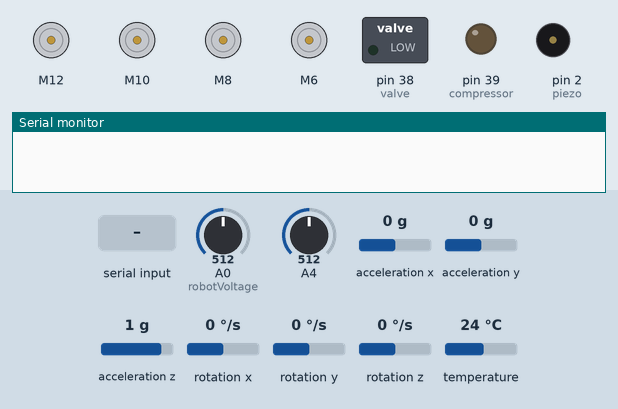
The sketch below on a simulated Arduino Mega 2560, built with avr-gcc and run on an emulated ATmega2560. Shown: 4 × DC motor (green arrow = forward, orange = backward, longer = faster), switched loads named in the sketch (green lamp = pin HIGH), output pins drawn as LEDs (lit = HIGH), buzzer (waves = sounding, pin HIGH), the last lines printed to the serial monitor. The test bench sets the inputs (shaded band); at power-on: A0 (robotVoltage) = 512, A4 = 512, acceleration x 0 g, acceleration y 0 g, acceleration z 1 g, rotation x 0 °/s, rotation y 0 °/s, rotation z 0 °/s, temperature 24 °C.

Above: at 1.6 s.
1.7 s: "1\n" received over Serial
At 2.3 s:
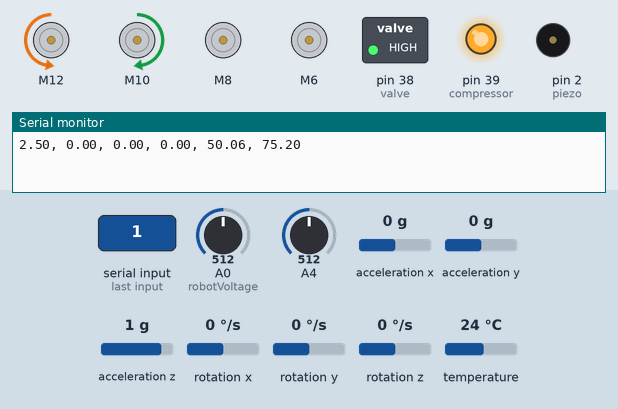
3.2 s: "200\n" received over Serial
Timing chart, 0 to 6.2 s (numbered marks = the images above; inputs shaded):
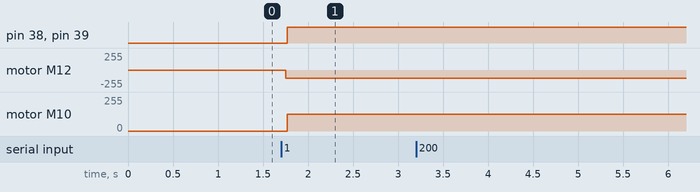

The sketch:

Mono-CHR-code.ino
```cpp
// Cornhole Robot Arduino Software (1.0.0)
// Includes
// Definitions
// Functions
// Setup
// Loop

// Includes
#include <Wire.h>

// Download Libary in the ArduinoLibs Folder
#include <RobojaxBTS7960.h>

// Download the jarzebski MPU6050 library on github
#include <MPU6050.h>

// Download DallasTempature
#include <OneWire.h>
#include <DallasTemperature.h>

// Leds
#include <Adafruit_NeoPixel.h>

// Definitions

// Start Motor Definitions (See ADR Wire Pinout Table for Confimatation)
// Front Left (Motor 1)
#define FL_RPWM 12 // define pin 3 for RPWM pin (output)
#define FL_R_EN 23 // define pin 2 for R_EN pin (input)
#define FL_R_IS 22 // define pin 5 for R_IS pin (output)
#define FL_LPWM 11 // define pin 6 for LPWM pin (output)
#define FL_L_EN 25 // define pin 7 for L_EN pin (input)
#define FL_L_IS 24 // define pin 8 for L_IS pin (output)

// Front Right (Motor 2)
#define FR_RPWM 10 // define pin 3 for RPWM pin (output)
#define FR_R_EN 27 // define pin 2 for R_EN pin (input)
#define FR_R_IS 26 // define pin 5 for R_IS pin (output)
#define FR_LPWM 9 // define pin 6 for LPWM pin (output)
#define FR_L_EN 29 // define pin 7 for L_EN pin (input)
#define FR_L_IS 28 // define pin 8 for L_IS pin (output)

// Back Left (Motor 3)
#define BL_RPWM 8 // define pin 3 for RPWM pin (output)
#define BL_R_EN 31 // define pin 2 for R_EN pin (input)
#define BL_R_IS 30 // define pin 5 for R_IS pin (output)
#define BL_LPWM 7 // define pin 6 for LPWM pin (output)
#define BL_L_EN 33 // define pin 7 for L_EN pin (input)
#define BL_L_IS 32 // define pin 8 for L_IS pin (output)

// Back Right (Motor 4)
#define BR_RPWM 6 // define pin 3 for RPWM pin (output)
#define BR_R_EN 35 // define pin 2 for R_EN pin (input)
#define BR_R_IS 34 // define pin 5 for R_IS pin (output)
#define BR_LPWM 5 // define pin 6 for LPWM pin (output)
#define BR_L_EN 37 // define pin 7 for L_EN pin (input)
#define BR_L_IS 36 // define pin 8 for L_IS pin (output)

// Providing variables for clockwise and couter-clockwise
#define CW 1
#define CCW 0

// If you want to debug
#define debug 1
#define noDebug 0

// Analog Sensor Pins
#define robotVoltage A0
#define robotPSI 52
#define robotTemp 4

// Digital Pins
#define piezo 2
#define linAct 3
#define valve 38
#define compressor 39

// Leds
#define led 51
#define ledCount 7

// Sensor Values
float roboVolt, roboPsi, roboTemp = 0;

// Tempature Constants
const int pressureInput = A0; //select the analog input pin for the pressure transducer
const int pressureZero = 102.4; //analog reading of pressure transducer at 0psi
const int pressureMax = 921.6; //analog reading of pressure transducer at 100psi
const int pressuretransducermaxPSI = 100; //psi value of transducer being used
const int sensorreadDelay = 250; //constant integer to set the sensor read delay in milliseconds

// Timers
// unsigned long timer = 0;
float timeStep = 0.01;

// Pitch, Roll and Yaw values
float pitch, roll, yaw = 0;

// Controller Variables
int signalType, analogLeft, analogRight, armUp, armDown, playerFireReady, adminFireReady, targetPSI;
double motorSensitivity = 0.01;
//Seq Variables
int moveType, moveTime, compressorRelay, valveRelay;


// R_EN, R_PWM, R_IS, L_EN, L_PWM, L_IS, dubug?
RobojaxBTS7960 flM1(FL_R_EN, FL_RPWM, FL_R_IS, FL_L_EN, FL_LPWM, FL_L_IS, noDebug);//define motor 1 object
RobojaxBTS7960 frM2(FR_R_EN, FR_RPWM, FR_R_IS, FR_L_EN, FR_LPWM, FR_L_IS, noDebug);//define motor 2 object
RobojaxBTS7960 blM3(BL_R_EN, BL_RPWM, BL_R_IS, BL_L_EN, BL_LPWM, BL_L_IS, noDebug);//define motor 3 object
RobojaxBTS7960 brM4(BR_R_EN, BR_RPWM, BR_R_IS, BR_L_EN, BR_LPWM, BR_L_IS, noDebug);//define motor 4 object

MPU6050 mpu;

OneWire oneWire(robotTemp);
DallasTemperature sensors(&oneWire);

// Motor Function takes an intervalue on a given axis an
void motorFunction(int inputL, int inputR){
  int inputIntL = inputL;
  int inputIntR = inputR;
  int currentSpeedL = 0;
  int currentSpeedR = 0;

  // Left Motors
  if (inputIntL > 50 ){
    // Forward
    currentSpeedL = (inputIntL * motorSensitivity) + 50;
    flM1.rotate(currentSpeedL,CW);
    delay(10);

  } else if (inputIntL < 50){
    // Backward
    currentSpeedL = (inputIntL * motorSensitivity) + 50;
    flM1.rotate(currentSpeedL,CCW);
    delay(10);

  } else if (inputIntL == 50){
    flM1.stop();
    delay(10);

  } else if (inputIntL == 99){
      flM1.rotate(100,CW);
      delay(10);
      }

// Right Motors
    if (inputIntR > 50 ){
        // Forward
        currentSpeedR = (inputIntR * motorSensitivity) + 50;
        frM2.rotate(currentSpeedR,CCW);
        delay(10);

      } else if (inputIntR < 50){
        // Backward
        currentSpeedR = (inputIntR * motorSensitivity) + 50;
        frM2.rotate(currentSpeedR,CW);
        delay(10);

      } else if (inputIntR == 50){
        frM2.stop();
        delay(10);

      } else if (inputIntR == 99){
          frM2.rotate(100,CW);
          delay(10);
     }
 }

void setup(void)
{
  // LEDs Starts
  Adafruit_NeoPixel strip(ledCount, led, NEO_GRB + NEO_KHZ800);


  // Configure Relay and Sensors
  pinMode(compressor, OUTPUT);
  pinMode(valve, OUTPUT);
  pinMode(robotPSI, INPUT);
  pinMode(robotTemp,INPUT);
  pinMode(piezo, OUTPUT);

  // Set up Serial Channels
  Serial.begin(9600);
  Serial1.begin(9600);
  // Set Respnse time to 50ms
  Serial.setTimeout(50);
  Serial1.setTimeout(50);

  // Configure Bluetooth Module {Needs work}


// Initilize Motors
  flM1.begin();
  delay(100);
  frM2.begin();
  delay(100);
  blM3.begin();
  delay(100);
  brM4.begin();
  delay(100);

// Check Tempature sensor
  sensors.begin();
// Check PSI Sensor
  roboPsi = analogRead(robotPSI); //reads value from input pin and assigns to variable
  roboPsi = ((roboPsi-pressureZero)*pressuretransducermaxPSI)/(pressureMax-pressureZero); //conversion equation to convert analog reading to psi

// Initialize MPU6050
  while(!mpu.begin(MPU6050_SCALE_2000DPS, MPU6050_RANGE_2G))
  {
    Serial.println("Could not find a valid MPU6050 sensor, check wiring!");
    delay(500);
  }
  mpu.calibrateGyro();
  mpu.setThreshold(3);


}

void loop()
{
// Start data take in
while (Serial.available() > 0){
  // Read Bluetooth Status
  if (Serial1.available() > 0){
    int btControlStatus = Serial1.readString().toInt();
    if (btControlStatus == 1){
      // Serial.println("Admin is Ready to Fire!");
      adminFireReady = 1;
    } else {
      // Serial.println("Signal Recived but not ready to fire");
      adminFireReady = 0;
    }
  }

    String dataIn = Serial.readString();

    if (dataIn.substring(0,1).toInt() == 1){

      signalType = dataIn.substring(0,1).toInt();
      // Serial.println("Signal type: " + String(signalType));
      analogLeft = dataIn.substring(1,3).toInt();
      // Serial.println("Analog Left: " + String(analogLeft));
      analogRight = dataIn.substring(3,5).toInt();
      //  Serial.println("Analog Right: " + String(analogRight));
      armUp = dataIn.substring(5,6).toInt();
      // Serial.println("Arm Up: " + String(armUp));
      armDown = dataIn.substring(6,7).toInt();
      // Serial.println("Arm Down: " + String(armDown));
      playerFireReady = dataIn.substring(7,8).toInt();
      // Serial.println("Fire: " + String(playerFireReady));

      // Serial.println(dataIn.substring(8,11) + " , " + String(dataIn.substring(8,11).toInt()) );

      if (dataIn.substring(8,11) == "und"){
        targetPSI = 0;
      } else {
        targetPSI = dataIn.substring(8,11).toInt();
      }

      motorFunction(analogLeft, analogRight);

    if(playerFireReady == 1 && adminFireReady == 1){
        digitalWrite(valve,LOW);
      }
       else{
        digitalWrite(valve,HIGH);

      }

      // Serial.println(String(analogRead(robotPSI)*(5.0/1024.0)));
      // Serial.println(analogRead(robotPSI));
    roboPsi = analogRead(robotPSI); //reads value from input pin and assigns to variable
    roboPsi = ((roboPsi-pressureZero)*pressuretransducermaxPSI)/(pressureMax-pressureZero);
    if (roboPsi  < targetPSI){
      // Serial.println("Current Psi is lower than target");
      // Serial.println(analogRead(robotPSI));
      digitalWrite(compressor, LOW);
      // Serial.println(analogRead(robotPSI));
    } else {
      digitalWrite (compressor, HIGH);
    }

//      If a type 2 command (sequence Command)
      }else if (dataIn.substring(0,1).toInt() == 2){

        //Do something with the data - like print it
        Serial.print("Code: ");
        Serial.println(dataIn);

        signalType = dataIn.substring(0,1).toInt();
        moveType = dataIn.substring(1,2).toInt();
        moveTime = dataIn.substring(2,6).toInt();


        switch (moveType){
          // Move forward
          case 1:
//            Serial.println("Move Forward");
            break;

          // Move backward
          case 2:
//            Serial.println("Move Backwards");
            break;

          // Turn left
          case 3:
//            Serial.println("Turn Left");
            break;

          // Turn right
          case 4:
//            Serial.println("Turn Right");
            break;

          // Arm up
          case 5:
//            Serial.println("Arm Up");
            break;

          // Arm down
          case 6:
//            Serial.println("Arm Down");
            break;

            // Compress to
          case 7:
//            Serial.println("compress to");
            break;

          // Default
          default:
//            Serial.println("Invalid Movement Code");
            break;
          }


        } else {
            // Serial.println("No Signal...");
            // Do something with the data - like print it
            // Serial.print("Code: ");
            // Serial.println(dataIn);
          }

    // Start data Send out
    Vector rawGyro = mpu.readRawGyro();
    Vector normGyro = mpu.readNormalizeGyro();

    // Robot Voltage
    int voltValue = analogRead(robotVoltage);
    float voltage = voltValue * (5.0/1024.0);

    // Robot PSI
    roboPsi = analogRead(robotPSI); //reads value from input pin and assigns to variable
    roboPsi = ((roboPsi-pressureZero)*pressuretransducermaxPSI)/(pressureMax-pressureZero); //conversion equation to convert analog reading to psi

    // Robot Tempature
    roboTemp = sensors.getTempFByIndex(0); // Use a simple function to print out the data

    // Read normalized values
    Vector norm = mpu.readNormalizeGyro();

    // Calculate Pitch, Roll and Yaw
    pitch = pitch + norm.YAxis * timeStep;
    roll = roll + norm.XAxis * timeStep;
    yaw = yaw + norm.ZAxis * timeStep;

    String sensorCode = String(voltage)+ ", " + String(pitch) + ", " + String(roll) + ", " + String(yaw) + ", " + String(roboPsi) + ", " + String(roboTemp);
    Serial.println(sensorCode);
    // Wait to full timeStep period
    //delay((timeStep*1000) - (millis() - timer));
    delay(50);

  }

}
```

Measured:
- after the input at 1.7 s, pin 38 (valve), pin 39 (compressor): LOW → HIGH after 0.07 s; motor M12: stopped → backward 127/255 after 0.05 s; motor M10: stopped → forward 127/255 after 0.07 s
